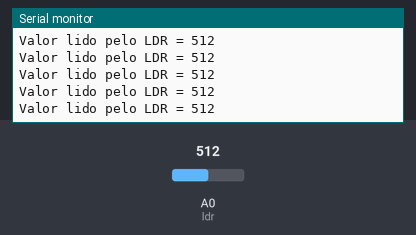
The sketch below on a simulated Arduino Uno, built with avr-gcc and run on an emulated ATmega328P. On the bench: the last lines printed to the serial monitor. The test bench sets the inputs (shaded band); at power-on: A0 (ldr) = 512.

Above: at 1.2 s.
1.3 s: A0 (ldr) set to 107
At 2.2 s:
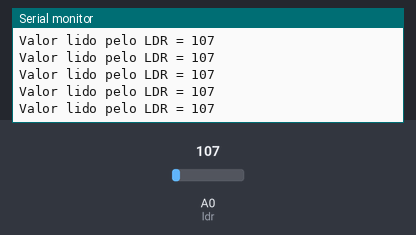
4.3 s: A0 (ldr) set to 89
At 5.1 s:
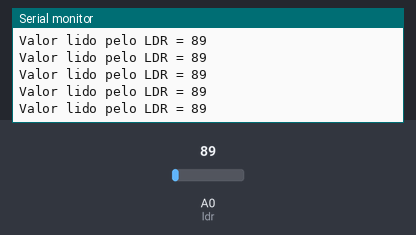
7.3 s: A0 (ldr) set to 11
At 7.8 s:
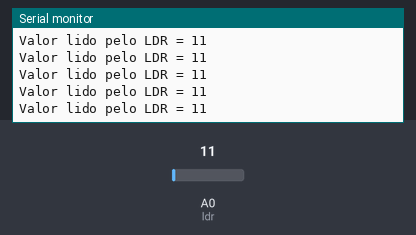
10.3 s: A0 (ldr) set to 8
At 11.0 s:
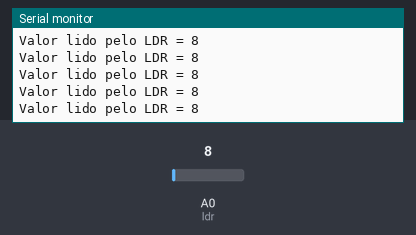
Timing chart, 0 to 13.3 s (numbered marks = the images above; inputs shaded):
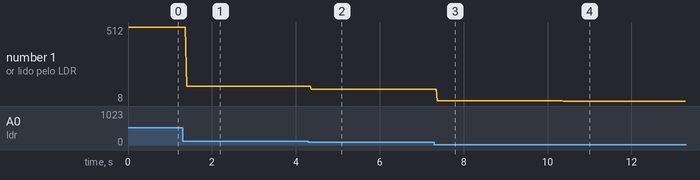

The sketch:

LendoLDR.ino
```cpp
int ldr = A0;
int valorldr = 0;

void setup() {
  // put your setup code here, to run once:
  Serial.begin(9600);
  Serial.println("Inicializando...");
  pinMode(ldr, INPUT);
}

void loop() {
  // put your main code here, to run repeatedly:
  valorldr = analogRead(ldr);
  Serial.print("Valor lido pelo LDR = ");
  Serial.println(valorldr);

}
```

Measured:
- after the input at 1.3 s, the serial monitor: prints a new line after 0.09 s (image 1)
- after the input at 4.3 s, the serial monitor: prints a new line after 0.07 s (image 2)
- after the input at 7.3 s, the serial monitor: prints a new line after 0.07 s (image 3)
- after the input at 10.3 s, the serial monitor: prints a new line after 0.07 s (image 4)
- plotted number 1: 512 → 107 after the input at 1.3 s, 107 → 89 after the input at 4.3 s, 89 → 11 after the input at 7.3 s, 11 → 8 after the input at 10.3 s
